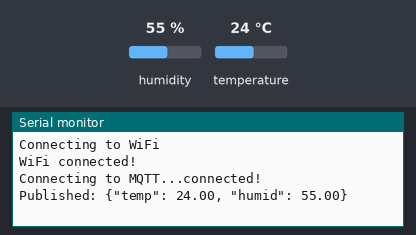
A sketch run on a simulated Arduino Uno R4 WiFi. Shown: the last lines printed to the serial monitor. Inputs (shaded band) come from the test bench; at power-on: humidity 55 %, temperature 24 °C. WiFi joins after 1.5 s; servers stay silent unless stated; no MQTT or app messages arrive unless stated.

Above: at 3.7 s.
3.8 s: humidity set to 22 %
At 8.1 s:
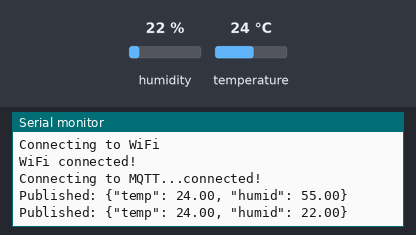
9.4 s: temperature set to 12 °C
At 13.4 s:
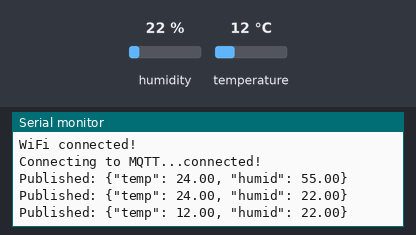
15.0 s: humidity set to 40 %
At 18.7 s:
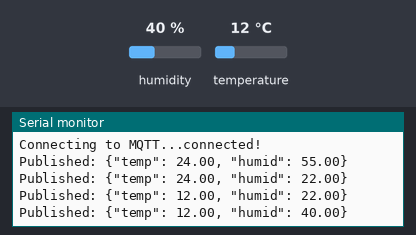
Timing chart, 0 to 20.2 s (numbered marks = the images above; inputs shaded):
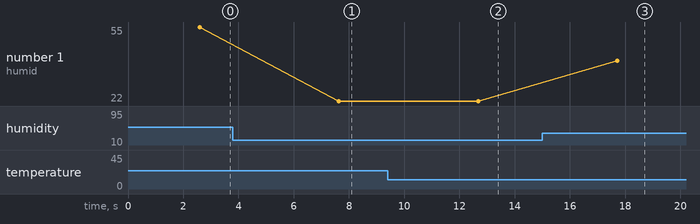

The sketch:

IOT_final_arduino.ino
```cpp
#include <WiFiS3.h>
#include <PubSubClient.h>
#include "Adafruit_SHT31.h"

// -------------------------------
// ‼️‼️ แก้ไข 3 บรรทัดนี้ ‼️‼️
// -------------------------------
const char* ssid = "";       // <<! 1. ใส่ชื่อ WiFi Hotspot
const char* password = "";   // <<! 2. ใส่รหัสผ่าน Hotspot
const char* topic = "66070084/final_test";    // <<! 3. ตั้งชื่อ Topic (ต้องตรงกับ Pi)

// -------------------------------
// (ส่วนนี้ใช้ตามโค้ดคุณได้เลย)
const char* mqtt_server = "mqtt-dashboard.com";
const int mqtt_port = 1883;

WiFiClient wifiClient;
PubSubClient client(wifiClient);
Adafruit_SHT31 sht31 = Adafruit_SHT31();

// -------------------------------
void setup() {
  Serial.begin(115200);
  while (!Serial);
  delay(1000);

  // เริ่มต้น SHT31
  if (!sht31.begin(0x44)) { // 0x44 คือ I2C address มาตรฐาน
    Serial.println("Couldn't find SHT31 sensor!");
    while (1);
  }

  // เชื่อมต่อ WiFi
  WiFi.begin(ssid, password);
  Serial.print("Connecting to WiFi");
  while (WiFi.status() != WL_CONNECTED) {
    delay(500);
    Serial.print(".");
  }
  Serial.println("\nWiFi connected!");

  // ตั้งค่า MQTT
  client.setServer(mqtt_server, mqtt_port);
  reconnectMQTT();
}

void reconnectMQTT() {
  while (!client.connected()) {
    Serial.print("Connecting to MQTT...");
    if (client.connect("ArduinoR4Client")) { // (ตั้งชื่อ Client ID ของคุณ)
      Serial.println("connected!");
    } else {
      Serial.print("failed, rc=");
      Serial.print(client.state());
      Serial.println(" try again in 3 seconds");
      delay(3000);
    }
  }
}

// -------------------------------
void loop() {
  if (!client.connected()) {
    reconnectMQTT();
  }
  client.loop();

  // อ่านค่าอุณหภูมิและความชื้น
  float t = sht31.readTemperature();
  float h = sht31.readHumidity();

  if (!isnan(t) && !isnan(h)) {
    // สร้าง payload JSON สำหรับส่งผ่าน MQTT
    char payload[50];
    snprintf(payload, sizeof(payload), "{\"temp\": %.2f, \"humid\": %.2f}", t, h);

    // ส่งขึ้น MQTT
    client.publish(topic, payload);
    Serial.print("Published: ");
    Serial.println(payload);
  } else {
    Serial.println("Failed to read from SHT31 sensor!");
  }

  delay(5000); // ส่งข้อมูลทุก 5 วินาที
}
```

Measured:
- after the input at 3.8 s, the serial monitor: prints a new line after 3.8 s (image 1)
- after the input at 9.4 s, the serial monitor: prints a new line after 3.3 s (image 2)
- after the input at 15.0 s, the serial monitor: prints a new line after 2.7 s (image 3)
- plotted number 1: 55 → 22 after the input at 3.8 s, 22 → 40 after the input at 15.0 s
